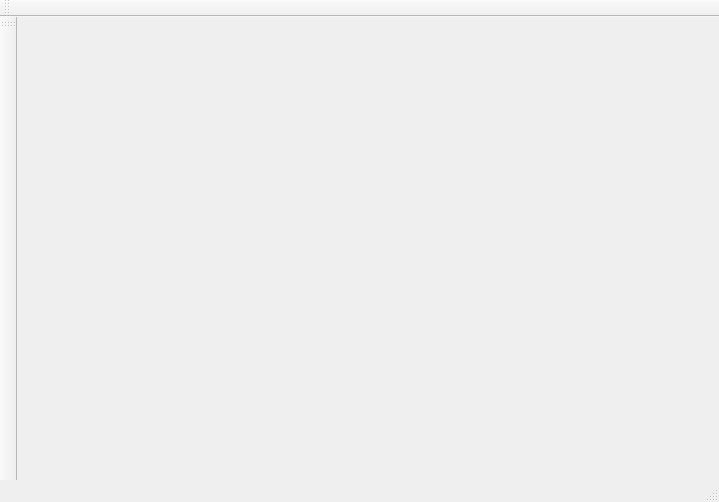
<?xml version="1.0" encoding="UTF-8"?>
<ui version="4.0">
 <class>qtVGEMainWindow</class>
 <widget class="QMainWindow" name="qtVGEMainWindow">
  <property name="geometry">
   <rect>
    <x>0</x>
    <y>0</y>
    <width>719</width>
    <height>502</height>
   </rect>
  </property>
  <property name="windowTitle">
   <string>qtVGRMainWindow</string>
  </property>
  <widget class="QWidget" name="centralWidget"/>
  <widget class="QMenuBar" name="menuBar">
   <property name="geometry">
    <rect>
     <x>0</x>
     <y>0</y>
     <width>719</width>
     <height>20</height>
    </rect>
   </property>
  </widget>
  <widget class="QToolBar" name="mainToolBar">
   <attribute name="toolBarArea">
    <enum>LeftToolBarArea</enum>
   </attribute>
   <attribute name="toolBarBreak">
    <bool>false</bool>
   </attribute>
  </widget>
  <widget class="QStatusBar" name="statusBar">
   <property name="sizeGripEnabled">
    <bool>true</bool>
   </property>
  </widget>
  <widget class="QToolBar" name="toolBar">
   <property name="windowTitle">
    <string>toolBar</string>
   </property>
   <attribute name="toolBarArea">
    <enum>TopToolBarArea</enum>
   </attribute>
   <attribute name="toolBarBreak">
    <bool>false</bool>
   </attribute>
  </widget>
 </widget>
 <layoutdefault spacing="6" margin="11"/>
 <resources/>
 <connections/>
</ui>
